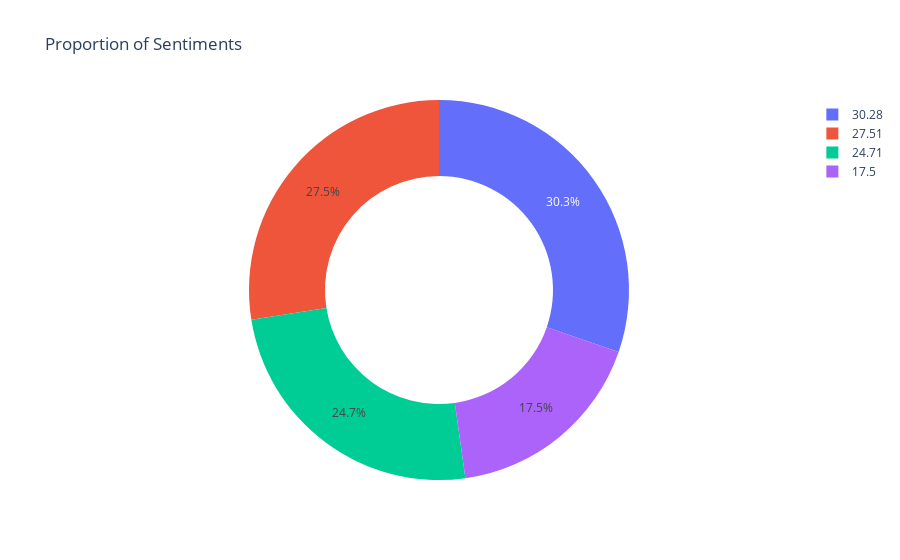

Here is the notebook cell this chart was saved with:
### Code cell
# Plotting a bar chart for understanding the categories of Sentiments.

# Preparing Data.
data = round(number = train_dataset.Sentiment.value_counts(normalize = True) * 100, ndigits = 2)

# Showing Chart.
pie(data_frame = data,
    # width = 1280,
    # height = 800,
    labels = data.index,
    values = data.values,
    hole = 0.6,
    title = 'Proportion of Sentiments',
    names = 'Sentiment')

### Figure 1 — Plotly figure (JSON) as saved in the notebook; plotly's stock layout.template omitted (floating-point values rounded to 4 significant figures)
{"data": [{"domain": {"x": [0, 1], "y": [0, 1]}, "hole": 0.6, "hovertemplate": "Sentiment=%{label}<br>value=%{value}<extra></extra>", "labels": [30.28, 27.51, 24.71, 17.5], "legendgroup": "", "name": "", "showlegend": true, "type": "pie", "values": [30.28, 27.51, 24.71, 17.5]}], "layout": {"legend": {"tracegroupgap": 0}, "title": {"text": "Proportion of Sentiments"}}}
